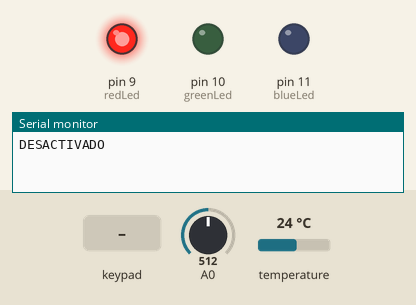
Simulated run of this sketch. Board: Arduino Uno, built with avr-gcc and run on an emulated ATmega328P. On the bench: output pins drawn as LEDs (lit = HIGH), the last lines printed to the serial monitor. The test bench sets the inputs (shaded band); at power-on: temperature 24 °C, A0 = 512.

Above: at 1.2 s.
1.3 s: keypad keys 1 2 3 4 5 # pressed 0.4 s apart
At 4.0 s:
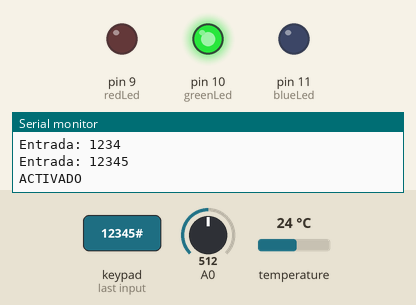
8.2 s: temperature set to 35.8 °C
At 9.9 s:
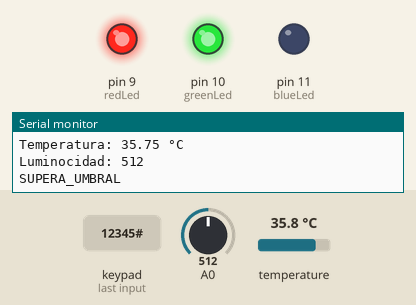
11.0 s: temperature set to 34.4 °C
12.5 s: temperature set to 36 °C
At 13.6 s:
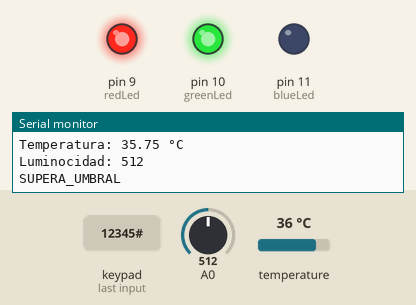
Timing chart, 0 to 15.0 s (numbered marks = the images above; inputs shaded):
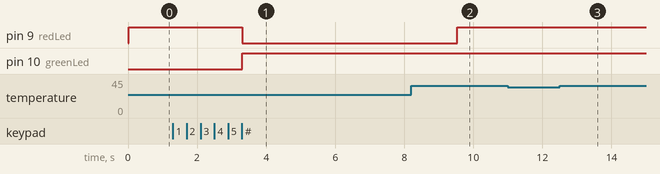

Measured:
- after the input at 1.3 s, pin 9 (redLed): HIGH → LOW after 2.0 s; pin 10 (greenLed): LOW → HIGH after 2.0 s
- after the input at 8.2 s, pin 9 (redLed): LOW → HIGH after 1.3 s
- after the input at 11.0 s, every drawn part: stays the same
- after the input at 12.5 s, pin 9 (redLed): stays HIGH (without the input it goes to LOW after 1.8 s)

The sketch:

arduino-laboratorio-1.ino
```cpp
#include <Keypad.h>
#include <OneWire.h>
#include <DallasTemperature.h>

const byte ROWS = 4; //four rows
const byte COLS = 3; //three columns
char keys[ROWS][COLS] = {
  {'1','2','3'},
  {'4','5','6'},
  {'7','8','9'},
  {'*','0','#'}
};
byte rowPins[ROWS] = {2, 3, 4, 5}; //connect to the row pinouts of the keypad
byte colPins[COLS] = {8, 7, 6}; //connect to the column pinouts of the keypad

Keypad keypad = Keypad(makeKeymap(keys), rowPins, colPins, ROWS, COLS);

const int temperatureSensorPin = 12;

const int redLed = 9;
const int greenLed = 10;
const int blueLed = 11;

OneWire oneWire(temperatureSensorPin);
DallasTemperature sensors(&oneWire);

String password = "12345";
String userInput = "";

unsigned long startTime = 0;
bool isHashHeld = false;

String ESTADO[] = {"MODO_PROGRAMACION", "ACTIVADO", "DESACTIVADO", "SUPERA_UMBRAL"};
String ESTADO_ACTUAL;
String ESTADO_ANTERIOR;

float umbralTemp = 35;

unsigned long previousTempTime = 0;
unsigned long tempInterval = 4000;  // Intervalo de 2 segundos para actualizar temperatura

void setup() {
  Serial.begin(9600);
  sensors.begin();
  ESTADO_ACTUAL = ESTADO[2];  // Inicia en DESACTIVADO
  ESTADO_ANTERIOR = "";       // Inicializa vacío para asegurarse de que el primer estado se imprima

  pinMode(redLed, OUTPUT);
  pinMode(greenLed, OUTPUT);
  pinMode(blueLed, OUTPUT);
}

void loop() {
  char key = keypad.getKey();

  if (key) {
    if (key == '*') {
      userInput = "";
    } else if (key == '#') {
      if (ESTADO_ACTUAL != ESTADO[0]) {
        if (!isHashHeld) {
          if (userInput == password) {
            if (ESTADO_ACTUAL == ESTADO[1]) {
              ESTADO_ACTUAL = ESTADO[2];
            } else if (ESTADO_ACTUAL == ESTADO[2]) {
              ESTADO_ACTUAL = ESTADO[1];
            }
          }
          userInput = "";
        }
      } else if (ESTADO_ACTUAL == ESTADO[0]) {
        if (userInput.length() == 5) {
          password = userInput;
          userInput = "";
          ESTADO_ACTUAL = ESTADO[2];
        }
      }
    } else {
      userInput += key;
      Serial.println("Entrada: " + userInput);
    }
  }

  if (keypad.getState() == PRESSED && key == '#') {
    if (!isHashHeld) {
      startTime = millis();
      isHashHeld = true;
    }
  }

  if (isHashHeld && millis() - startTime >= 5000) {
    ESTADO_ACTUAL = ESTADO[0];
    isHashHeld = false;
    startTime = 0;
  }

  if (keypad.getState() == RELEASED && isHashHeld) {
    isHashHeld = false;
    startTime = 0;
  }

  // Verifica si el estado ha cambiado
  if (ESTADO_ACTUAL != ESTADO_ANTERIOR) {
    Serial.println(ESTADO_ACTUAL);
    ESTADO_ANTERIOR = ESTADO_ACTUAL; // Actualiza el estado anterior
  }

  // Modo programación
  if (ESTADO_ACTUAL == "MODO_PROGRAMACION") {
    setColor(0, 0, 255);
  }
  // Estado Activado
  else if (ESTADO_ACTUAL == "ACTIVADO") {
    setColor(0, 255, 0);

    // Ejecutar solo si ha pasado el intervalo de tiempo
    if (millis() - previousTempTime >= tempInterval) {
      sensors.requestTemperatures();
      float temp = sensors.getTempCByIndex(0);
      Serial.println("Temperatura: " + String(temp) + " °C");

      int analogValue = analogRead(A0);
      Serial.println("Luminocidad: " + String(analogValue));

      if (temp >= umbralTemp) {
        ESTADO_ACTUAL = ESTADO[3];
      }

      previousTempTime = millis(); // Actualiza el tiempo de la última lectura
    }
  }
  // Estado Desactivado
  else if (ESTADO_ACTUAL == "DESACTIVADO") {
    setColor(255, 0, 0);
  }
  // Estado Supera Umbral
  else if (ESTADO_ACTUAL == "SUPERA_UMBRAL") {
    setColor(255, 255, 0);

    // Ejecutar solo si ha pasado el intervalo de tiempo
    if (millis() - previousTempTime >= tempInterval) {
      sensors.requestTemperatures();
      float temp = sensors.getTempCByIndex(0);
      Serial.println("Temperatura: " + String(temp) + " °C");

      int analogValue = analogRead(A0);
      Serial.println("Luminocidad: " + String(analogValue));

      if (temp < umbralTemp) {
        ESTADO_ACTUAL = ESTADO[1];
      }

      previousTempTime = millis(); // Actualiza el tiempo de la última lectura
    }
  }
}

void setColor(int redValue, int greenValue, int blueValue) {
  analogWrite(redLed, redValue);
  analogWrite(greenLed, greenValue);
  analogWrite(blueLed, blueValue);
}
```
